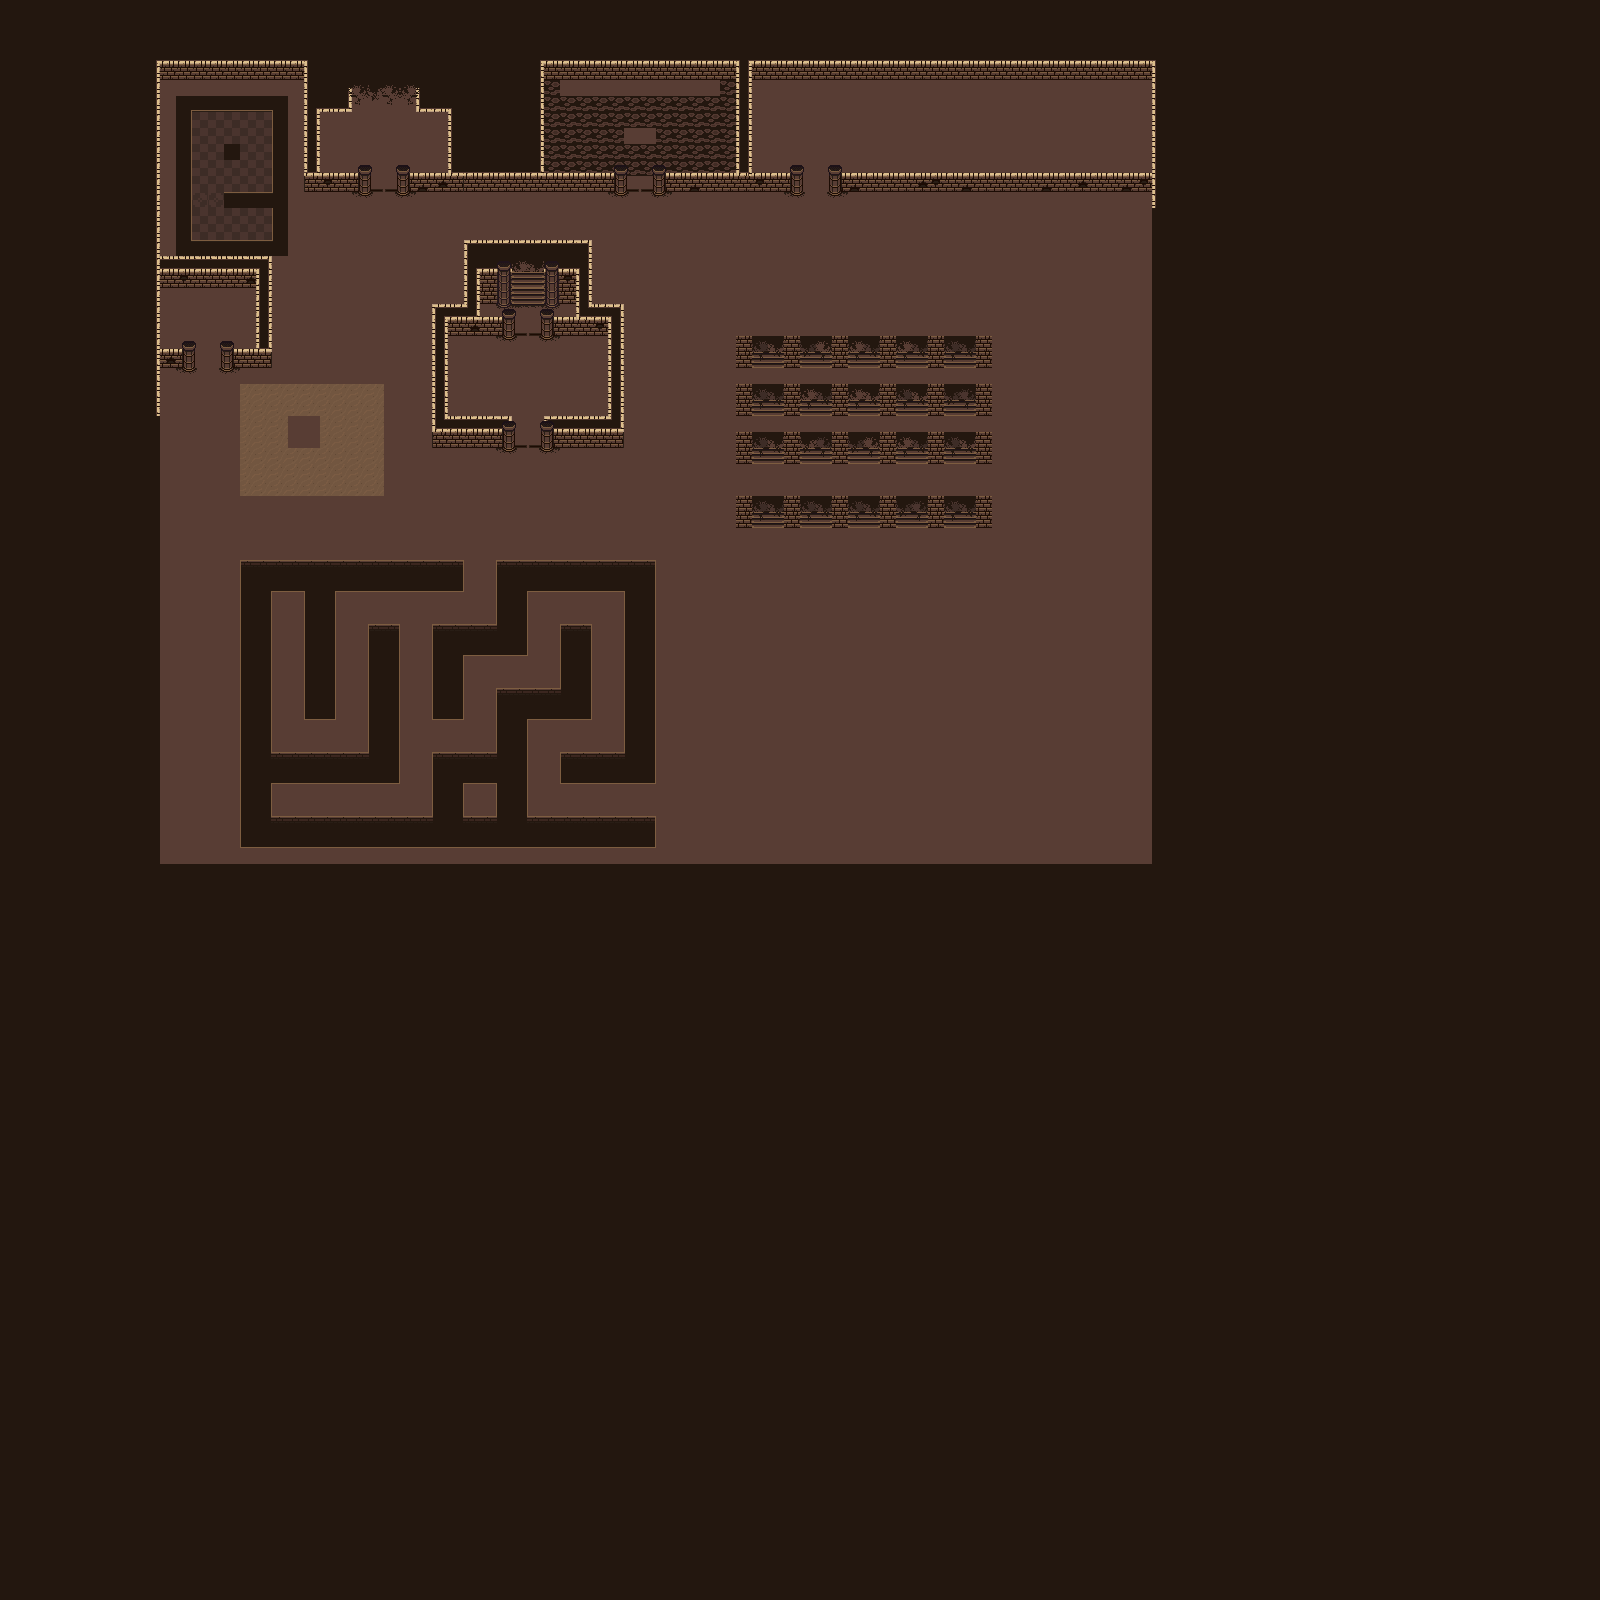

A level layout from a 2D game, rendered from its tile map. Below: a short description, then the map file with tile-grid data replaced by summaries:
An orthogonal 100x100 tile map with 16x16 px tiles, 8 tile layers (background, floor, trapfloor, walls, ...) and 180 objects (12x simonTrigger_1, 12x floorSpike_puzzle1, 12x floorSpike_puzzle3, 12x floorSpike_puzzle4, 10x floorSpike_puzzle2, ...).

<map version="1.0" tiledversion="1.1.5" orientation="orthogonal" renderorder="left-down" width="100" height="100" tilewidth="16" tileheight="16" infinite="0" nextobjectid="268">
 <tileset firstgid="1" source="../tilesets/PixelDungeonTileset.tsx" />
 <layer name="background" width="100" height="100">
  <data>[10000 cells, 10000 non-empty, 1 distinct tile ids]</data>
 </layer>
 <layer name="floor" width="100" height="100">
  <data>[10000 cells, 2840 non-empty, 20 distinct tile ids]</data>
 </layer>
 <layer name="trapfloor" width="100" height="100">
  <data>[10000 cells, 335 non-empty, 9 distinct tile ids]</data>
 </layer>
 <layer name="walls" width="100" height="100">
  <data>[10000 cells, 360 non-empty, 15 distinct tile ids]</data>
 </layer>
 <layer name="wallTop1" width="100" height="100">
  <data>[10000 cells, 0 non-empty, 0 distinct tile ids]</data>
 </layer>
 <layer name="wallTop2" width="100" height="100">
  <data>[10000 cells, 0 non-empty, 0 distinct tile ids]</data>
 </layer>
 <layer name="wallTop3" width="100" height="100">
  <data>[10000 cells, 0 non-empty, 0 distinct tile ids]</data>
 </layer>
 <layer name="decoration" width="100" height="100">
  <data>[10000 cells, 218 non-empty, 11 distinct tile ids]</data>
 </layer>
 <objectgroup color="#ff0000" name="traps" visible="0">
  <!-- 66 objects omitted --></objectgroup>
 <objectgroup color="#ff9500" name="blocks" visible="0">
  <!-- 85 objects omitted --></objectgroup>
 <objectgroup color="#002eff" name="doors">
  <!-- 18 objects omitted --></objectgroup>
 <objectgroup color="#000000" name="collision" visible="0" locked="1">
  <!-- 2 objects omitted --></objectgroup>
 <objectgroup color="#ffffff" name="points" visible="0">
  <!-- 3 objects omitted --></objectgroup>
 <objectgroup color="#04ff00" name="puzzle" visible="0">
  <!-- 6 objects omitted --></objectgroup>
</map>
<!-- 180 of 180 objects omitted -->
